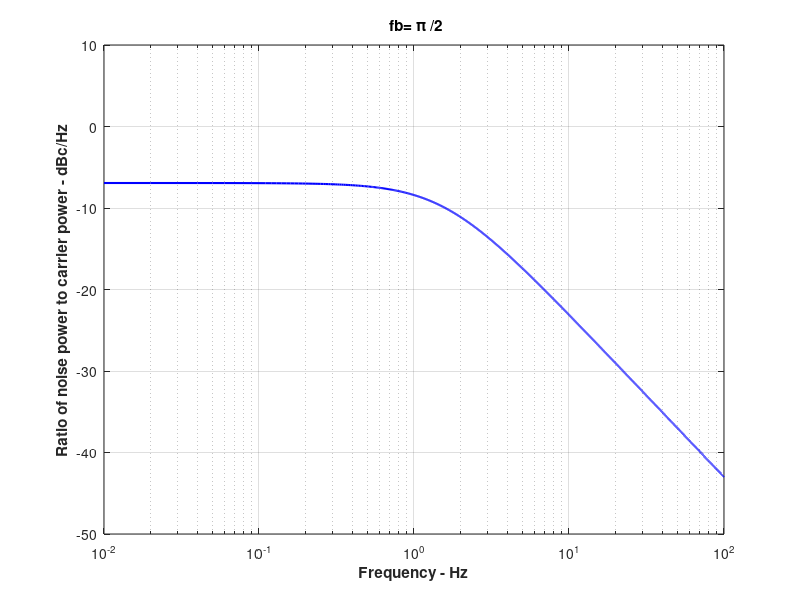

Write the MATLAB code that produced this figure.
% generates Fig. 10.24 of text
clc; close all
clear all;
fc = 500;
f = [0.01:.01:100];
fb = pi/2;
Lf = 1/pi*fb./(fb^2 + (f-fc+fc).^2);
semilogx((f),10*log10(Lf),'b','linewidth',1.5);
xlabel('\bfFrequency - Hz');
ylabel('\bfRatio of noise power to carrier power - dBc/Hz');
title('\bf fb= \pi /2')
axis([0.01 100 -50 10]); grid on;